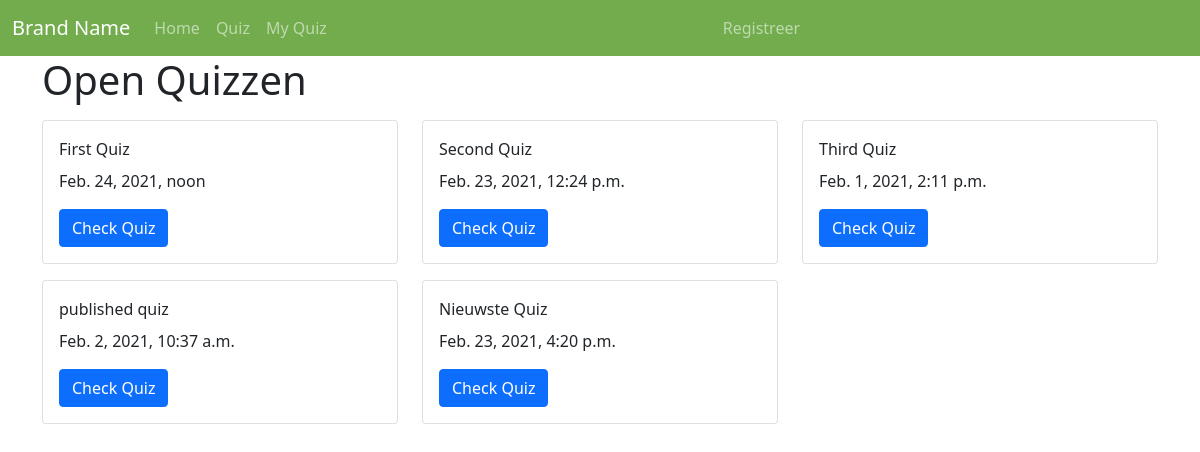
Page /quiz/quizzes/ on the committed database.
### quiz/models.py (models this page shows, shortened)
class Quiz(models.Model):
	title = models.CharField(max_length=64)
	description = models.TextField(blank=True)
	is_active = models.BooleanField('Quiz is Active', default=True)
	is_published = models.BooleanField('Quiz is Published', default=False)
	date_created = models.DateTimeField(auto_now_add=True)
	start_date = models.DateTimeField(null=True, default=None)
	slug = models.SlugField()
	objects = IsActiveManager()
	class Meta:
		verbose_name_plural = "Quizzes"

### quiz/views.py (the view)
# urls.py: path('quizzes/', views.QuizListView.as_view(), name='quiz_list'),
class QuizListView(ListView):
	template_name = 'quiz/quiz_list.html'
	context_object_name = 'quizzes'
	def get_context_data(self, **kwargs):
		context = super().get_context_data(**kwargs)
		context['user'] = self.request.user
		context['questions'] = Question.objects.all()
		if self.request.user.is_authenticated:
			context['registered_quizzes'] = Quiz.objects.filter(userregisteredquizzes__user = self.request.user)
		else:
			context['registered_quizzes'] = Quiz.objects.none()
		return context
	def get_queryset(self):
		return Quiz.objects.is_active_and_published()

### quiz/models.py (called while the page is built)
	def is_active_and_published(self):
		return self.filter(is_active=True).filter(is_published=True)

### quiz/templates/quiz/quiz_list.html (shortened to what this page needs)
{% extends 'base.html' %}
{% block content %}
<h1>Open Quizzen</h1>
<div class="row">
	{% for quiz in quizzes %}
	{% if quiz not in registered_quizzes %}
	<div class="col-md-4 mt-2 mb-2">
		<div class="card">
			<div class="card-body">
				<div class="card-title"> {{quiz.title}} </div>
				<p>{{ quiz.start_date }}</p>
				<a href="{% url 'quiz:quiz' slug=quiz.slug %}" class="btn btn-primary">Check Quiz </a>
			</div>
		</div>
	</div>
	{% endif %}
	{% endfor %}
</div>
{% endblock content %}

### main/templates/base.html (shortened to what this page needs)
<!DOCTYPE html>
<html lang='en'>
<head>
	{% include 'head.html' %}
</head>
<body>
	{% include "navbar.html" %}
 	<main>
 		<div class="container">
 		{% block content %}
 		{% endblock content %}
 		</div>
 	</main>
</body>
</html>

### main/templates/head.html (shortened to what this page needs)
<link href="https://cdn.jsdelivr.net/npm/bootstrap@5.0.0-beta1/dist/css/bootstrap.min.css" rel="stylesheet">

### main/templates/navbar.html (shortened to what this page needs)
{% load account %}
<nav class="navbar navbar-expand-lg navbar-dark" style="background-color: #72ac4d ">
	<div class="container-fluid">
		<a class="navbar-brand" href="#">Brand Name</a>
		<div class="collapse navbar-collapse" id="navbarSupportedContent">
			<ul class="navbar-nav me-auto mb-2 mb-lg-0">
				<li class="nav-item">
					<a class="nav-link {% if request.path == '/' %} active {% endif %} " aria-current="page" href="/">Home</a>
				</li>
				<li class="nav-item">
					<a class="nav-link {% if request.path == '/quizzes/' %} active {% endif %} " aria-current="page" href="{% url 'quiz:quiz_list' %}">Quiz</a>
				</li>
				<li class="nav-item">
					<a class="nav-link {% if request.path == '/my_quizzes/' %} active {% endif %} " aria-current="page" href="{% url 'quiz:my_quiz_list' %}">My Quiz</a>
				</li>
			</ul>
			<ul class="navbar-nav me-auto mb-2 mb-lg-0">
				{% if user.is_authenticated %}
				<li class="nav-item">
					<a class="nav-link {% if request.path == 'accounts/login/' %} active {% endif %} " aria-current="page" href="{% url 'account_login' %}">Log In</a>
				</li>
				<li class="nav-item">
					<a class="nav-link {% if request.path == 'accounts/logout/' %} active {% endif %} " aria-current="page" href="{% url 'account_logout' %}">Log Out</a>
				</li>
				{% else %}
				<li class="nav-item">
					<a class="nav-link {% if request.path == 'accounts/signup/' %} active {% endif %} " aria-current="page" href="{% url 'account_signup' %}">Registreer</a>
				</li>
				{% endif %}
			</ul>
		</div>
	</div>
</nav>

### rows in the picture
Quiz: title "First Quiz", start_date "Feb. 24, 2021, noon"
Quiz: title "Second Quiz", start_date "Feb. 23, 2021, 12:24 p.m."
Quiz: title "Third Quiz", start_date "Feb. 1, 2021, 2:11 p.m."
Quiz: title "published quiz", start_date "Feb. 2, 2021, 10:37 a.m."
Quiz: title "Nieuwste Quiz", start_date "Feb. 23, 2021, 4:20 p.m."
